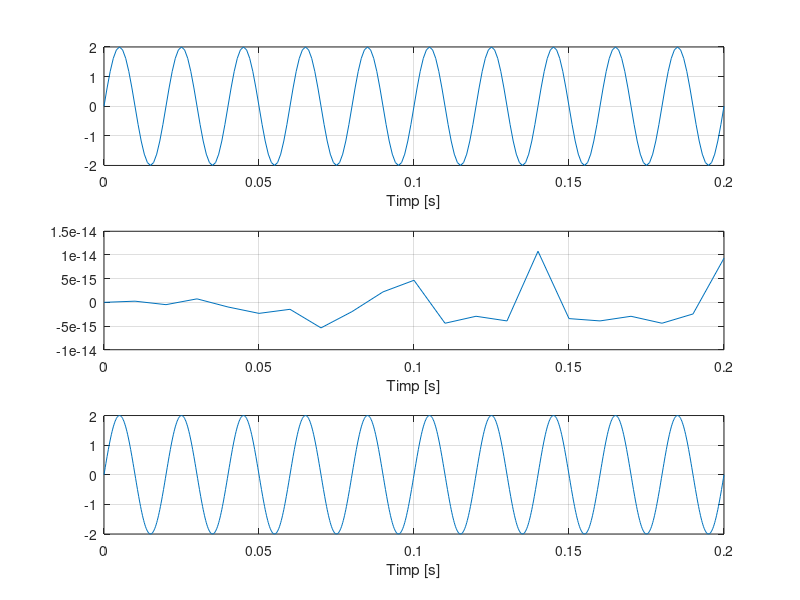
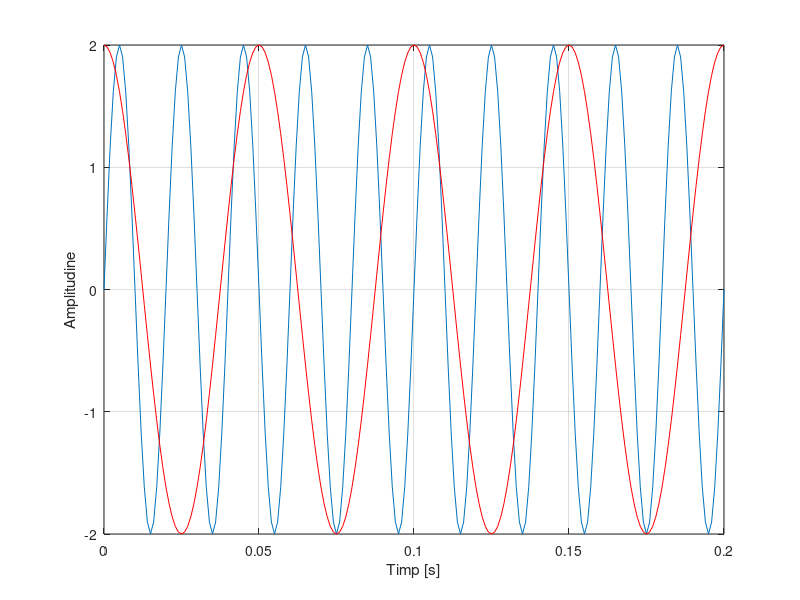

Write MATLAB code to recreate these figures, in order.
%Exercitiul 5

%a)
figure(1)
%Rezolutie 1ms
F = 50;
t = 0:0.001:0.2;
s = 2*sin(2*pi*F*t);
subplot(3,1,1), plot(t,s),xlabel('Timp [s]'),grid

%Rezolutie 10ms
F = 50;
t = 0:0.01:0.2;
s = 2*sin(2*pi*F*t);
subplot(3,1,2), plot(t,s),xlabel('Timp [s]'),grid

%Rezolutie 0.2ms
F = 50;
t = 0:0.0002:0.2;
s = 2*sin(2*pi*F*t);
subplot(3,1,3), plot(t,s),xlabel('Timp [s]'),grid

%Concluzie: Daca pasul este mai mic, se obtin mai multe valori discrete,
%iar sinusul poate fi mai bine afisat

%b) 
% La punctul a) am modificat doar pasul de variatie al variabilei t. Prin
% urmare, perioada semnalului nu se modifica. Intrucat la rezolutia de
% 10ms, afisarea functiei sinus nu este una foarte buna, determinam
% perioada semnalului din celelalte doua reprezentari ca fiind diferenta
% dintre doua minime sau maxime consecutive.
T = 0.046-0.026

%c)
figure(2)
Fs = 50; %frecventa semnalului sinusoidal
Fc = 20; %frecventa semnalului cosinusoidal
t = 0:0.001:0.2;
x1 = 2*sin(2*pi*Fs*t);
x2 = 2*cos(2*pi*Fc*t); %semnalul cosinusoidal generat
plot(t,x1)
hold on %permite afisarea semnalului cosinusoidal fara a sterge semnalul sinusoidal
plot(t,x2,'-r') %pentru reprezentarea cu rosu se foloseste '-r'
xlabel('Timp [s]') 
ylabel('Amplitudine')
grid
